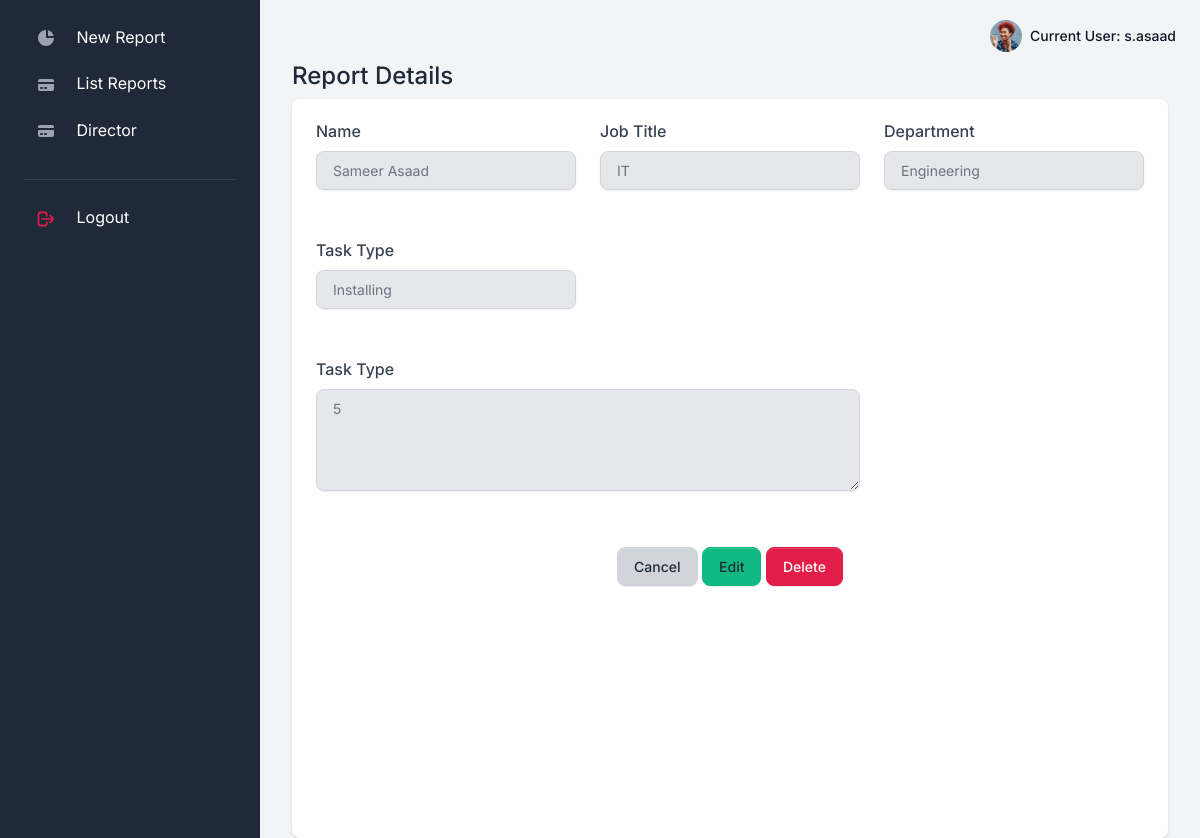
Screenshot of /reports/detail/24 (signed in) with the database file from the repository.
### apps/reports/models.py (models this page shows, shortened)
class Report(Model):
    STATUS_CHOICES= (
    ('Pending', 'Pending'),
    ('Approved', 'Approved'),
    )
    id=AutoField(primary_key=True,editable=False)
    owner = ForeignKey(Employee,on_delete=SET_NULL,null=True)
    task_type=ForeignKey(Task_type,on_delete=SET_NULL,null=True)
    created_at=DateTimeField(auto_now_add=True)
    status=CharField(max_length=50,choices=STATUS_CHOICES,default='Pending')
    description=TextField(null=True)

class Employee(Model):
    id=AutoField(primary_key=True,editable=False)
    user = OneToOneField(User,on_delete=CASCADE)
    job_title = ForeignKey(Job_title,on_delete=SET_NULL,null=True)
    def __str__(self):
        return self.user.first_name +" " +self.user.last_name

class Job_title(Model):
    id=AutoField(primary_key=True,editable=False)
    title=CharField(max_length=50,null=True)
    department = ForeignKey(Department,on_delete=SET_NULL,null=True)
    def __str__(self):
        return self.title

class Department(Model):
    id=AutoField(primary_key=True,editable=False)
    department = CharField(max_length=50,null=True)
    def __str__(self):
        return self.department

class Task_type(Model):
    id=AutoField(primary_key=True,editable=False)
    job_title=ForeignKey(Job_title,on_delete=CASCADE,null=True)
    type = CharField(max_length=50,null=True)
    def __str__(self):
        return self.type

### apps/reports/views.py (the view)
# urls.py: path('detail/<int:pk>',views.ReportDetailView.as_view(),name='detail'),
class ReportDetailView(LoginRequiredMixin,DetailView):
    model = Report
    template_name= "reports/report_detail.html"
    def get_context_data(self, **kwargs) :
        ctx = super().get_context_data(**kwargs)
        ctx['group'] = User.objects.filter(groups__name__contains='director')
        return ctx

### apps/context_processors.py (called while the page is built)
def cfg_assets_root(request):
    return { 'ASSETS_ROOT' : settings.ASSETS_ROOT }

### apps/templates/reports/report_detail.html (shortened to what this page needs)
{% extends "layouts/base.html" %}
{% block stylesheets %}
{% load crispy_forms_tags %}
{% endblock stylesheets %}
{% block content %}
<div class="container-fluid">
    <div class="mb-3 mb-lg-0">
        <h1 class="h4">Report Details</h1>
    </div>
</div>
<div class="container-fluid">
    <div class="card border-0 shadow components-section">
        <div class="card-body">
        <form method="post" >
    <div class="row mb-5">
        <div class="col-sm-4">
            <label for="fullname">Name</label>
            <input type="text" class="form-control"  disabled value="{{report.owner}}" name="fullname">
        </div>
        <div class="col-sm-4">
            <label for="job_title">Job Title</label>
            <input type="text" class="form-control"  disabled value="{{report.owner.job_title}}" name="job_title">
        </div>
        <div class="col-sm-4">
            <label for="department">Department</label>
            <input type="text" class="form-control"  disabled value="{{report.owner.job_title.department}}" name="department">
        </div>
    </div>
    <div class="row mb-5">
        <div class="col-sm-4">
            <label for="department">Task Type</label>
            <input type="text" class="form-control"  disabled value="{{report.task_type}}" name="task_type">
        </div>
    </div>
    <div class="row mb-5">
        <div class="col-sm-8">
            <label for="department">Task Type</label>
            <textarea  rows="4" class="form-control"  disabled  name="description">{{report.description}}</textarea>
        </div>
    </div>
    <div class="row mb-10" >
        <div class="col-md-12 text-center">
            {% if report.owner.user == user %}
            <a href="{% url 'reports:list' %}" class="btn btn-gray-300">Cancel</a>
            <a href="{% url 'reports:edit' report.id %}" class="btn btn-success"  id="successAlert" >Edit </a>
            <a href="{% url 'reports:delete' report.id %}" class="btn btn-danger" id="successAlert" >Delete</a>
            {% elif report.status == "Pending" and report.owner.user != user and user in group  %}
            <a href="{% url 'reports:director' %}" class="btn btn-gray-300">Cancel</a>
            <a href="{% url 'reports:approve' report.id %}" class="btn btn-success" id="successAlert" >Approve</a>
            {% endif %}
        </div>
    </div>
    </form>
    </div>
    </div>
</div>
{% endblock content %}

### apps/templates/includes/navigation.html (shortened to what this page needs)
<nav class="navbar navbar-top navbar-expand navbar-dashboard navbar-dark ps-0 pe-2 pb-0" >
              <div class="container-fluid px-0">
                <div class="d-flex justify-content-between w-100" id="navbarSupportedContent">
                  <ul class="navbar-nav align-items-center">
                    <li class="nav-item dropdown ms-lg-3">
                      <a class="nav-link dropdown-toggle pt-1 px-0" href="#" role="button" data-bs-toggle="dropdown" aria-expanded="false">
                        <div class="media d-flex align-items-center">
                          <img class="avatar rounded-circle" alt="Image placeholder" src="{{ ASSETS_ROOT }}/img/team/profile-picture-3.jpg">
                          <div class="media-body ms-2 text-dark align-items-center d-none d-lg-block">
                            <span class="mb-0 font-small fw-bold text-gray-900">
                              Current User: <strong>{{ request.user.username }}</strong>
                            </span>
                          </div>
                        </div>
                      </a>
                    </li>
                  </ul>
                </div>
              </div>
            </nav>

### rows the page displays
Report: fullname "Sameer Asaad", job_title "IT", department "Engineering", task_type "Installing", description "5"

### other values shown
{{ request.user.username }} "s.asaad"
